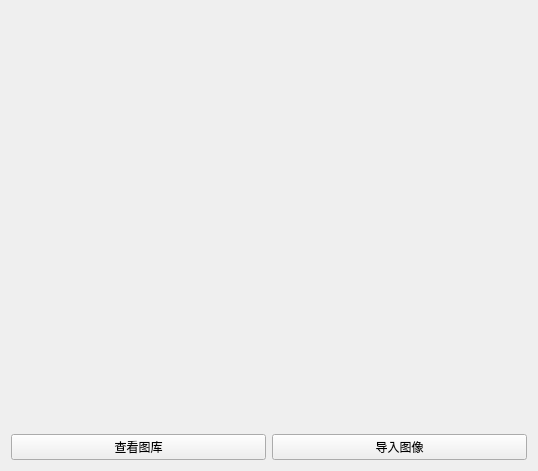
<?xml version="1.0" encoding="UTF-8"?>
<ui version="4.0">
 <class>File</class>
 <widget class="QWidget" name="File">
  <property name="geometry">
   <rect>
    <x>0</x>
    <y>0</y>
    <width>538</width>
    <height>471</height>
   </rect>
  </property>
  <property name="windowTitle">
   <string>Form</string>
  </property>
  <layout class="QGridLayout" name="gridLayout">
   <item row="1" column="0">
    <widget class="PushButton" name="PushButton">
     <property name="text">
      <string>查看图库</string>
     </property>
    </widget>
   </item>
   <item row="1" column="1">
    <widget class="PushButton" name="PushButton_2">
     <property name="text">
      <string>导入图像</string>
     </property>
    </widget>
   </item>
   <item row="0" column="0" colspan="2">
    <widget class="QLabel" name="label">
     <property name="text">
      <string>&lt;html&gt;&lt;head/&gt;&lt;body&gt;&lt;p&gt;&lt;br/&gt;&lt;/p&gt;&lt;/body&gt;&lt;/html&gt;</string>
     </property>
    </widget>
   </item>
  </layout>
 </widget>
 <customwidgets>
  <customwidget>
   <class>PushButton</class>
   <extends>QPushButton</extends>
   <header>qfluentwidgets</header>
  </customwidget>
 </customwidgets>
 <resources/>
 <connections/>
</ui>
